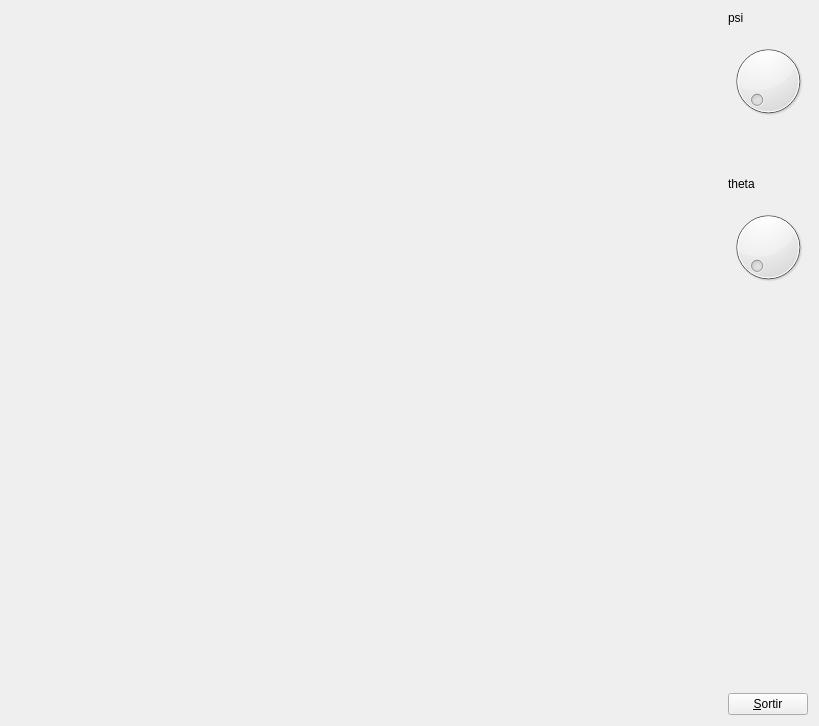
<?xml version="1.0" encoding="UTF-8"?>
<ui version="4.0">
 <class>MyForm</class>
 <widget class="QWidget" name="MyForm">
  <property name="geometry">
   <rect>
    <x>0</x>
    <y>0</y>
    <width>819</width>
    <height>726</height>
   </rect>
  </property>
  <property name="windowTitle">
   <string>IDI-Lab</string>
  </property>
  <layout class="QHBoxLayout" name="horizontalLayout">
   <item>
    <widget class="MyGLWidget" name="widget" native="true">
     <property name="sizePolicy">
      <sizepolicy hsizetype="Expanding" vsizetype="Expanding">
       <horstretch>0</horstretch>
       <verstretch>0</verstretch>
      </sizepolicy>
     </property>
     <property name="minimumSize">
      <size>
       <width>50</width>
       <height>50</height>
      </size>
     </property>
    </widget>
   </item>
   <item>
    <layout class="QVBoxLayout" name="verticalLayout">
     <item>
      <widget class="QLabel" name="label">
       <property name="text">
        <string>psi</string>
       </property>
      </widget>
     </item>
     <item>
      <widget class="QDial" name="dial">
       <property name="maximum">
        <number>628</number>
       </property>
      </widget>
     </item>
     <item>
      <spacer name="verticalSpacer_2">
       <property name="orientation">
        <enum>Qt::Vertical</enum>
       </property>
       <property name="sizeType">
        <enum>QSizePolicy::Minimum</enum>
       </property>
       <property name="sizeHint" stdset="0">
        <size>
         <width>20</width>
         <height>40</height>
        </size>
       </property>
      </spacer>
     </item>
     <item>
      <widget class="QLabel" name="label_2">
       <property name="text">
        <string>theta</string>
       </property>
      </widget>
     </item>
     <item>
      <widget class="QDial" name="dial_2">
       <property name="maximum">
        <number>628</number>
       </property>
      </widget>
     </item>
     <item>
      <spacer name="verticalSpacer">
       <property name="orientation">
        <enum>Qt::Vertical</enum>
       </property>
       <property name="sizeHint" stdset="0">
        <size>
         <width>20</width>
         <height>40</height>
        </size>
       </property>
      </spacer>
     </item>
     <item>
      <widget class="QPushButton" name="pushButton">
       <property name="sizePolicy">
        <sizepolicy hsizetype="Fixed" vsizetype="Fixed">
         <horstretch>0</horstretch>
         <verstretch>0</verstretch>
        </sizepolicy>
       </property>
       <property name="text">
        <string>&amp;Sortir</string>
       </property>
      </widget>
     </item>
    </layout>
   </item>
  </layout>
 </widget>
 <customwidgets>
  <customwidget>
   <class>MyGLWidget</class>
   <extends>QWidget</extends>
   <header>MyGLWidget.h</header>
   <container>1</container>
   <slots>
    <signal>setPsi(int)</signal>
    <signal>setTheta(int)</signal>
    <slot>zoom(int)</slot>
    <slot>lego()</slot>
    <slot>optica()</slot>
    <slot>changeEscala(int)</slot>
    <slot>changePsi(int)</slot>
    <slot>changeTheta(int)</slot>
   </slots>
  </customwidget>
 </customwidgets>
 <resources/>
 <connections>
  <connection>
   <sender>pushButton</sender>
   <signal>clicked()</signal>
   <receiver>MyForm</receiver>
   <slot>close()</slot>
   <hints>
    <hint type="sourcelabel">
     <x>776</x>
     <y>715</y>
    </hint>
    <hint type="destinationlabel">
     <x>810</x>
     <y>660</y>
    </hint>
   </hints>
  </connection>
  <connection>
   <sender>dial</sender>
   <signal>valueChanged(int)</signal>
   <receiver>widget</receiver>
   <slot>changePsi(int)</slot>
   <hints>
    <hint type="sourcelabel">
     <x>759</x>
     <y>104</y>
    </hint>
    <hint type="destinationlabel">
     <x>662</x>
     <y>87</y>
    </hint>
   </hints>
  </connection>
  <connection>
   <sender>dial_2</sender>
   <signal>valueChanged(int)</signal>
   <receiver>widget</receiver>
   <slot>changeTheta(int)</slot>
   <hints>
    <hint type="sourcelabel">
     <x>763</x>
     <y>267</y>
    </hint>
    <hint type="destinationlabel">
     <x>667</x>
     <y>252</y>
    </hint>
   </hints>
  </connection>
  <connection>
   <sender>widget</sender>
   <signal>setPsi(int)</signal>
   <receiver>dial</receiver>
   <slot>setValue(int)</slot>
   <hints>
    <hint type="sourcelabel">
     <x>687</x>
     <y>138</y>
    </hint>
    <hint type="destinationlabel">
     <x>755</x>
     <y>106</y>
    </hint>
   </hints>
  </connection>
  <connection>
   <sender>widget</sender>
   <signal>setTheta(int)</signal>
   <receiver>dial_2</receiver>
   <slot>setValue(int)</slot>
   <hints>
    <hint type="sourcelabel">
     <x>671</x>
     <y>216</y>
    </hint>
    <hint type="destinationlabel">
     <x>763</x>
     <y>221</y>
    </hint>
   </hints>
  </connection>
 </connections>
</ui>
